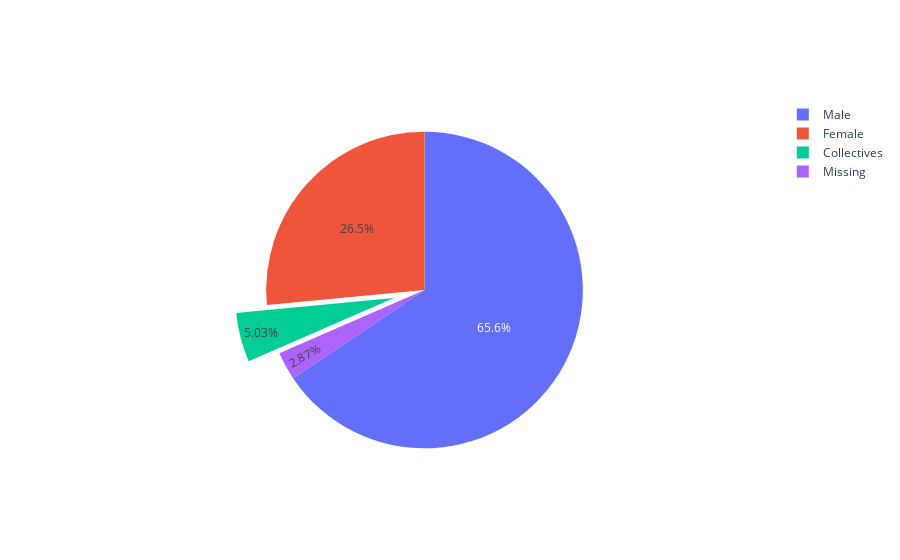

The cell this chart's notebook holds for it:
### Code cell
# Pulling sectors out from the center --MOMA genders NEW

import plotly.graph_objects as go

labels = ['Male','Female','Missing','Collectives']
values = [21750, 8793, 952, 1667]

# pull is given as a fraction of the pie radius
fig = go.Figure(data=[go.Pie(labels=labels, values=values, pull=[0, 0, 0, 0.2])])
fig.show()

### Figure 1 — Plotly figure (JSON) as saved in the notebook; plotly's stock layout.template omitted (floating-point values rounded to 4 significant figures)
{"data": [{"labels": ["Male", "Female", "Missing", "Collectives"], "pull": [0, 0, 0, 0.2], "type": "pie", "values": [21750, 8793, 952, 1667]}], "layout": {}}
